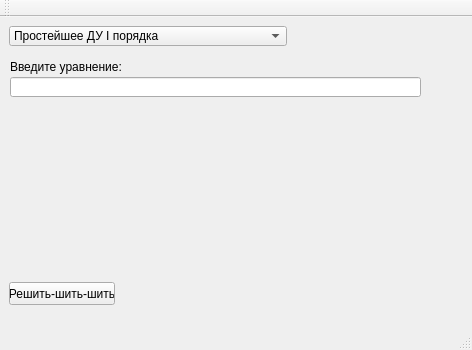
<?xml version="1.0" encoding="UTF-8"?>
<ui version="4.0">
 <class>MainWindow</class>
 <widget class="QMainWindow" name="MainWindow">
  <property name="geometry">
   <rect>
    <x>0</x>
    <y>0</y>
    <width>472</width>
    <height>350</height>
   </rect>
  </property>
  <property name="windowTitle">
   <string>MainWindow</string>
  </property>
  <widget class="QWidget" name="centralWidget">
   <widget class="QComboBox" name="comboBox">
    <property name="geometry">
     <rect>
      <x>9</x>
      <y>9</y>
      <width>278</width>
      <height>20</height>
     </rect>
    </property>
    <item>
     <property name="text">
      <string>Простейшее ДУ I порядка</string>
     </property>
    </item>
    <item>
     <property name="text">
      <string>ДУ с разделяющимися переменными I порядка</string>
     </property>
    </item>
    <item>
     <property name="text">
      <string>Линейное неоднородное ДУ I порядка</string>
     </property>
    </item>
    <item>
     <property name="text">
      <string>ДУ Бернулли I порядка</string>
     </property>
    </item>
    <item>
     <property name="text">
      <string>Уравнение в полных дифференциалах I порядка</string>
     </property>
    </item>
   </widget>
   <widget class="QLineEdit" name="lineEdit">
    <property name="geometry">
     <rect>
      <x>10</x>
      <y>60</y>
      <width>411</width>
      <height>20</height>
     </rect>
    </property>
   </widget>
   <widget class="QLabel" name="label">
    <property name="geometry">
     <rect>
      <x>10</x>
      <y>100</y>
      <width>401</width>
      <height>161</height>
     </rect>
    </property>
    <property name="text">
     <string/>
    </property>
   </widget>
   <widget class="QPushButton" name="pushButton">
    <property name="geometry">
     <rect>
      <x>9</x>
      <y>265</y>
      <width>106</width>
      <height>23</height>
     </rect>
    </property>
    <property name="text">
     <string>Решить-шить-шить</string>
    </property>
   </widget>
   <widget class="QLabel" name="label_2">
    <property name="geometry">
     <rect>
      <x>10</x>
      <y>40</y>
      <width>131</width>
      <height>20</height>
     </rect>
    </property>
    <property name="text">
     <string>Введите уравнение:</string>
    </property>
   </widget>
  </widget>
  <widget class="QMenuBar" name="menuBar">
   <property name="geometry">
    <rect>
     <x>0</x>
     <y>0</y>
     <width>472</width>
     <height>21</height>
    </rect>
   </property>
  </widget>
  <widget class="QToolBar" name="mainToolBar">
   <attribute name="toolBarArea">
    <enum>TopToolBarArea</enum>
   </attribute>
   <attribute name="toolBarBreak">
    <bool>false</bool>
   </attribute>
  </widget>
  <widget class="QStatusBar" name="statusBar"/>
 </widget>
 <layoutdefault spacing="6" margin="11"/>
 <resources/>
 <connections/>
</ui>
